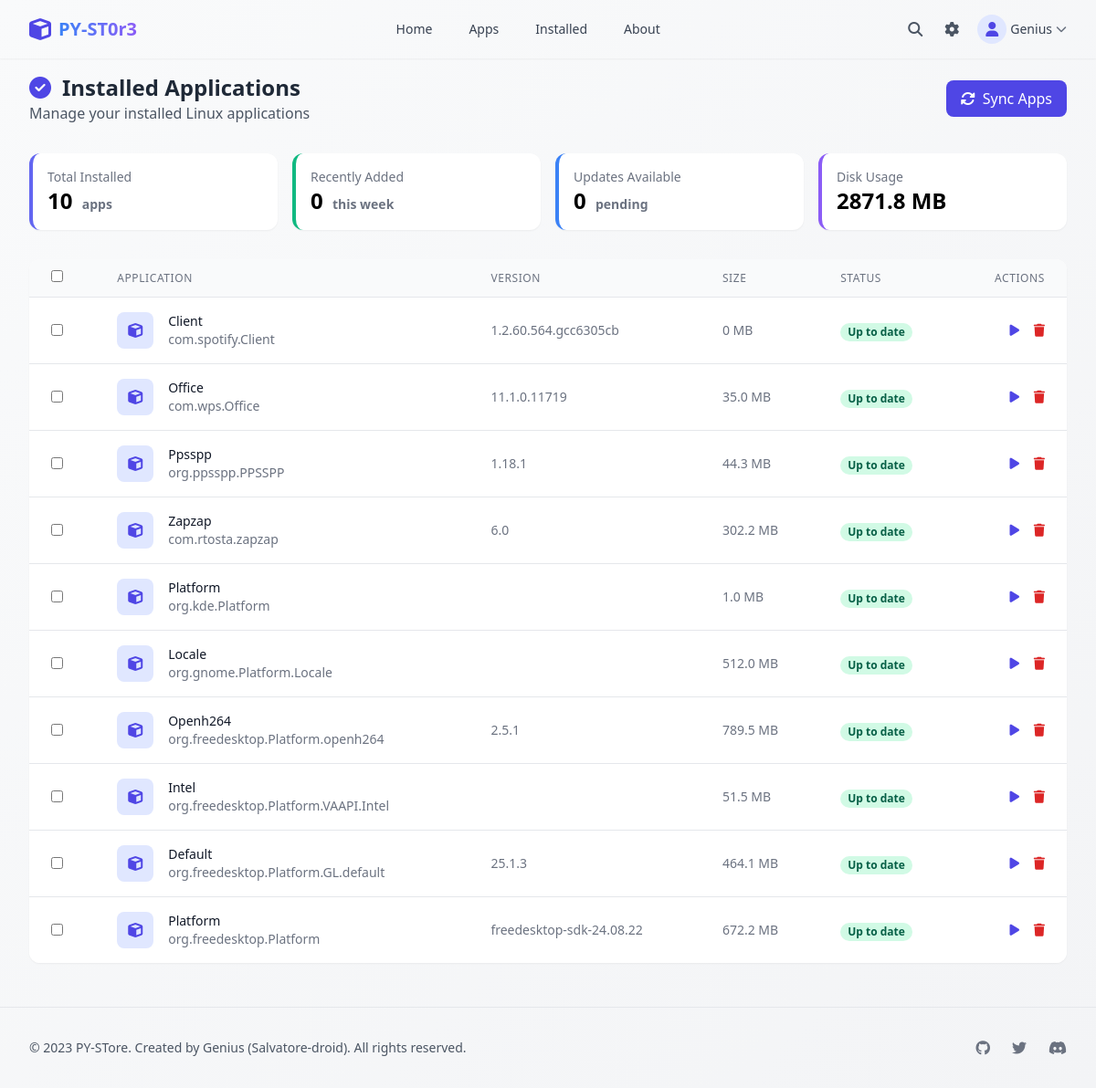
Page /installed/ (signed in) on the earlier database version.
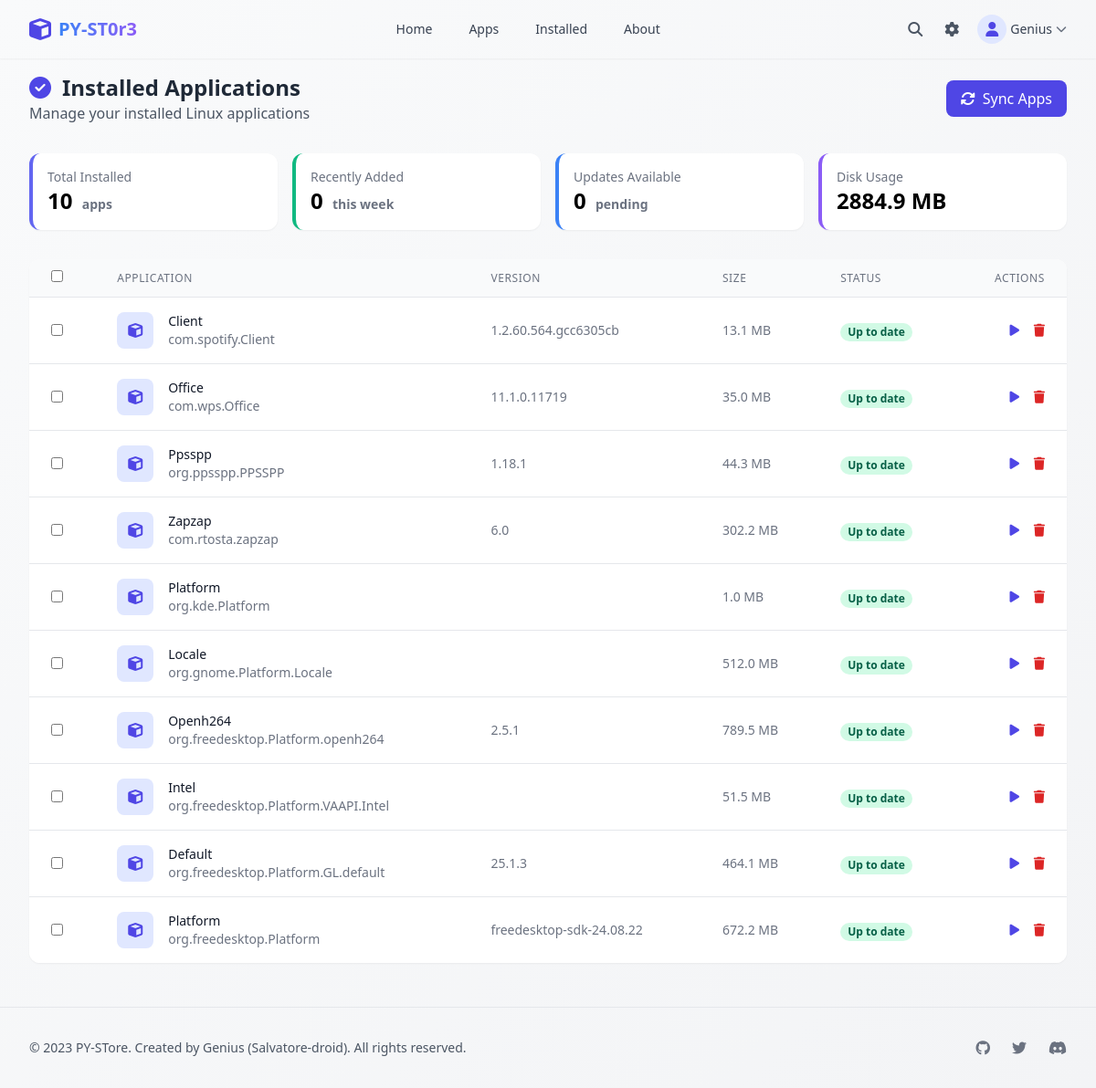
Same page on the later database version.
### base/models.py (models this page shows, shortened)
class InstalledApp(models.Model):
    STATUS_CHOICES = [
        ('up_to_date', 'Up to date'),
        ('update_available', 'Update available'),
        ('not_installed', 'Not installed'),
    ]
    user = models.ForeignKey(User, on_delete=models.CASCADE)
    app_id = models.CharField(max_length=255)  # Removed unique=True
    name = models.CharField(max_length=255)
    version = models.CharField(max_length=100)
    size = models.CharField(max_length=50)
    status = models.CharField(max_length=20, choices=STATUS_CHOICES, default='up_to_date')
    icon = models.CharField(max_length=50, default='cube')
    icon_color = models.CharField(max_length=50, default='indigo')
    install_date = models.DateTimeField(auto_now_add=True)
    last_updated = models.DateTimeField(auto_now=True)
    class Meta:
        ordering = ['-install_date']
        unique_together = ('user', 'app_id')  # Added composite unique constraint

### base/views.py (the view, shortened to what this page needs)
# urls.py: path('installed/', views.installed_apps, name='installed'),
@login_required
def installed_apps(request):
    apps = InstalledApp.objects.filter(user=request.user)
    total_size = 0.0
    for app in apps:
        if app.size and 'MB' in app.size:
            try:
                total_size += float(app.size.split()[0])
            except (ValueError, IndexError):
                continue
    context = {
        'apps': apps,
        'total_count': apps.count(),
        'total_size': f"{total_size:.1f} MB",
        'recent_count': apps.filter(install_date__gte=timezone.now()-timezone.timedelta(days=7)).count(),
        'update_count': apps.filter(status='update_available').count(),
    }
    return render(request, 'installed.html', context)

### base/templates/installed.html (shortened to what this page needs)
{% extends "base.html" %}
{% block content %}
<div class="animate-fade-in" x-data="{
    selected: [],
    selectAll: false,
    toggleAll() {
        this.selected = this.selectAll ?
            {% for app in apps %}'{{ app.app_id }}'{% if not forloop.last %},{% endif %}{% endfor %}.split(',') : [];
    }
}">
    <div class="flex items-center justify-between mb-8">
        <div>
            <h2 class="text-2xl font-bold text-gray-800 flex items-center">
                <i class="fas fa-check-circle text-indigo-600 mr-3"></i>
                Installed Applications
            </h2>
            <p class="text-gray-600">Manage your installed Linux applications</p>
        </div>
        <form method="post" class="flex items-center space-x-3">
            <button name="sync" type="submit"
                    class="px-4 py-2 bg-indigo-600 text-white rounded-lg hover:bg-indigo-700 transition-colors flex items-center">
                <i class="fas fa-sync-alt mr-2"></i> Sync Apps
            </button>
        </form>
    </div>
    <div class="grid grid-cols-1 md:grid-cols-4 gap-4 mb-8">
        <div class="bg-white p-4 rounded-xl shadow-sm border-l-4 border-indigo-500">
            <p class="text-sm text-gray-500">Total Installed</p>
            <p class="text-2xl font-bold">{{ total_count }} <span class="text-sm text-gray-500 ml-1">apps</span></p>
        </div>
        <div class="bg-white p-4 rounded-xl shadow-sm border-l-4 border-green-500">
            <p class="text-sm text-gray-500">Recently Added</p>
            <p class="text-2xl font-bold">{{ recent_count }} <span class="text-sm text-gray-500 ml-1">this week</span></p>
        </div>
        <div class="bg-white p-4 rounded-xl shadow-sm border-l-4 border-blue-500">
            <p class="text-sm text-gray-500">Updates Available</p>
            <p class="text-2xl font-bold">{{ update_count }} <span class="text-sm text-gray-500 ml-1">pending</span></p>
        </div>
        <div class="bg-white p-4 rounded-xl shadow-sm border-l-4 border-purple-500">
            <p class="text-sm text-gray-500">Disk Usage</p>
            <p class="text-2xl font-bold">{{ total_size }}</p>
        </div>
    </div>
    {% if apps %}
    <form method="post" class="bg-white rounded-xl shadow-sm overflow-hidden">
        <div class="overflow-x-auto">
            <table class="min-w-full divide-y divide-gray-200">
                <thead class="bg-gray-50">
                    <tr>
                        <th scope="col" class="px-6 py-3 text-left text-xs font-medium text-gray-500 uppercase tracking-wider">
                            <input type="checkbox" class="rounded text-indigo-600 focus:ring-indigo-500"
                                   x-model="selectAll" @change="toggleAll()">
                        </th>
                        <th scope="col" class="px-6 py-3 text-left text-xs font-medium text-gray-500 uppercase tracking-wider">
                            Application
                        </th>
                        <th scope="col" class="px-6 py-3 text-left text-xs font-medium text-gray-500 uppercase tracking-wider">
                            Version
                        </th>
                        <th scope="col" class="px-6 py-3 text-left text-xs font-medium text-gray-500 uppercase tracking-wider">
                            Size
                        </th>
                        <th scope="col" class="px-6 py-3 text-left text-xs font-medium text-gray-500 uppercase tracking-wider">
                            Status
                        </th>
                        <th scope="col" class="px-6 py-3 text-right text-xs font-medium text-gray-500 uppercase tracking-wider">
                            Actions
                        </th>
                    </tr>
                </thead>
                <tbody class="bg-white divide-y divide-gray-200">
                    {% for app in apps %}
                    <tr class="hover:bg-gray-50 transition-colors">
                        <td class="px-6 py-4 whitespace-nowrap">
                            <input type="checkbox" name="selected_ids" value="{{ app.app_id }}"
                                   class="rounded text-indigo-600 focus:ring-indigo-500"
                                   x-model="selected">
                        </td>
                        <td class="px-6 py-4 whitespace-nowrap">
                            <div class="flex items-center">
                                <div class="flex-shrink-0 h-10 w-10 bg-{{ app.icon_color }}-100 rounded-lg flex items-center justify-center">
                                    <i class="fas fa-{{ app.icon }} text-{{ app.icon_color }}-600"></i>
                                </div>
                                <div class="ml-4">
                                    <div class="text-sm font-medium text-gray-900">
                                        <a href="{% url 'app_detail' app.app_id %}" class="hover:text-indigo-600 hover:underline">
                                            {{ app.name }}
                                        </a>
                                    </div>
                                    <div class="text-sm text-gray-500">{{ app.app_id }}</div>
                                </div>
                            </div>
                        </td>
                        <td class="px-6 py-4 whitespace-nowrap text-sm text-gray-500">
                            {{ app.version }}
                        </td>
                        <td class="px-6 py-4 whitespace-nowrap text-sm text-gray-500">
                            {{ app.size }}
                        </td>
                        <td class="px-6 py-4 whitespace-nowrap">
                            <span class="px-2 inline-flex text-xs leading-5 font-semibold rounded-full
                                {% if app.status == 'up_to_date' %}bg-green-100 text-green-800
                                {% elif app.status == 'update_available' %}bg-yellow-100 text-yellow-800
                                {% else %}bg-gray-100 text-gray-800{% endif %}">
                                {{ app.get_status_display }}
                            </span>
                        </td>
                        <td class="px-6 py-4 whitespace-nowrap text-right text-sm font-medium">
                            <a href="{% url 'app_detail' app.app_id %}?action=launch"
                               class="text-indigo-600 hover:text-indigo-900 mr-3">
                                <i class="fas fa-play"></i>
                            </a>
                            <a href="{% url 'app_detail' app.app_id %}?action=uninstall"
                               class="text-red-600 hover:text-red-900">
                                <i class="fas fa-trash"></i>
                            </a>
                        </td>
                    </tr>
                    {% endfor %}
                </tbody>
            </table>
        </div>
    </form>
    {% endif %}
</div>
{% endblock %}

### base/templates/base.html (shortened to what this page needs)
<!DOCTYPE html>
<html lang="en" class="scroll-smooth">
<head>
    <link rel="stylesheet" href="https://cdnjs.cloudflare.com/ajax/libs/font-awesome/6.4.0/css/all.min.css">
    <link href="/static/css/styles.css" rel="stylesheet">
    <link href="https://cdn.jsdelivr.net/npm/tailwindcss@2.2.19/dist/tailwind.min.css" rel="stylesheet">
</head>
<body class="font-['Poppins'] bg-gradient-to-br from-gray-50 to-gray-100 min-h-screen">
    <nav class="bg-white/80 backdrop-blur-md shadow-sm fixed w-full z-50">
        <div class="max-w-7xl mx-auto px-4 sm:px-6 lg:px-8">
            <div class="flex items-center justify-between h-16">
                <div class="flex items-center">
                    <div class="flex-shrink-0 flex items-center">
                        <i class="fas fa-cube text-indigo-600 text-2xl mr-2"></i>
                        <span class="text-xl font-bold gradient-text">PY-ST0r3</span>
                    </div>
                </div>
                <div class="hidden md:block">
                    <div class="ml-10 flex items-baseline space-x-4">
                        <a href="{% url 'home' %}" class="text-gray-700 hover:text-indigo-600 px-3 py-2 rounded-md text-sm font-medium">Home</a>
                        <a href="#" class="text-gray-700 hover:text-indigo-600 px-3 py-2 rounded-md text-sm font-medium">Apps</a>
                        <a href="{% url 'installed' %}" class="text-gray-700 hover:text-indigo-600 px-3 py-2 rounded-md text-sm font-medium">Installed</a>
                        <a href="{% url 'about' %}" class="text-gray-700 hover:text-indigo-600 px-3 py-2 rounded-md text-sm font-medium">About</a>
                    </div>
                </div>
                <div class="hidden md:block">
                    <div class="ml-4 flex items-center md:ml-6 space-x-4">
                        <button class="p-1 rounded-full text-gray-600 hover:text-indigo-600 focus:outline-none">
                            <i class="fas fa-search"></i>
                        </button>
                        <button class="p-1 rounded-full text-gray-600 hover:text-indigo-600 focus:outline-none">
                            <i class="fas fa-cog"></i>
                        </button>
                        <div class="relative user-dropdown">
                            <button class="flex items-center space-x-1 focus:outline-none">
                                <div class="w-8 h-8 rounded-full bg-indigo-100 flex items-center justify-center text-indigo-600">
                                    <i class="fas fa-user"></i>
                                </div>
                                {% if user.is_authenticated %}
                                <span class="text-sm font-medium text-gray-700">{{ user.username }}</span>
                                {% else %}
                                <span class="text-sm font-medium text-gray-700">Guest</span>
                                {% endif %}
                                <i class="fas fa-chevron-down text-xs text-gray-500"></i>
                            </button>
                        </div>
                    </div>
                </div>
            </div>
        </div>
    </nav>
    <main class="pt-20 pb-12 px-4 sm:px-6 lg:px-8 max-w-7xl mx-auto">
        {% block content %}
        {% endblock %}
    </main>
    <footer class="bg-white/80 backdrop-blur-md border-t border-gray-200 py-8">
        <div class="max-w-7xl mx-auto px-4 sm:px-6 lg:px-8">
            <div class="md:flex md:items-center md:justify-between">
                <div class="flex justify-center md:order-2 space-x-6">
                    <a href="#" class="text-gray-500 hover:text-indigo-600">
                        <i class="fab fa-github"></i>
                    </a>
                    <a href="#" class="text-gray-500 hover:text-indigo-600">
                        <i class="fab fa-twitter"></i>
                    </a>
                    <a href="#" class="text-gray-500 hover:text-indigo-600">
                        <i class="fab fa-discord"></i>
                    </a>
                </div>
                <div class="mt-8 md:mt-0 md:order-1">
                    <p class="text-center text-sm text-gray-600">
                        &copy; 2023 PY-STore. Created by Genius (Salvatore-droid). All rights reserved.
                    </p>
                </div>
            </div>
        </div>
    </footer>
</body>
</html>

### base/static/css/styles.css (style rules this page uses)
.animate-fade-in { animation: fadeIn 0.6s ease-out forwards; }
.gradient-text { background-clip: text; -webkit-background-clip: text; color: transparent; background-image: linear-gradient(90deg, #3b82f6, #8b5cf6); }

### base/templates/base.html (style rules this page uses)
:root { --primary: #4f46e5; --secondary: #10b981; }

Differences in the rows shown:
changed InstalledApp "Client": size "0 MB" → "13.1 MB"
Other differences:
{{ total_size }}: "2871.8 MB" → "2884.9 MB"
